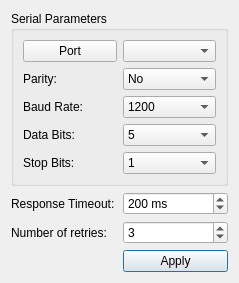
<?xml version="1.0" encoding="UTF-8"?>
<ui version="4.0">
 <class>SerialSettings</class>
 <widget class="QDialog" name="SerialSettings">
  <property name="geometry">
   <rect>
    <x>0</x>
    <y>0</y>
    <width>239</width>
    <height>265</height>
   </rect>
  </property>
  <property name="windowTitle">
   <string>Modbus Settings</string>
  </property>
  <layout class="QGridLayout" name="gridLayout">
   <item row="3" column="1">
    <spacer name="verticalSpacer">
     <property name="orientation">
      <enum>Qt::Vertical</enum>
     </property>
     <property name="sizeHint" stdset="0">
      <size>
       <width>20</width>
       <height>43</height>
      </size>
     </property>
    </spacer>
   </item>
   <item row="1" column="1">
    <widget class="QSpinBox" name="spxTimeout">
     <property name="accelerated">
      <bool>true</bool>
     </property>
     <property name="suffix">
      <string> ms</string>
     </property>
     <property name="minimum">
      <number>-1</number>
     </property>
     <property name="maximum">
      <number>5000</number>
     </property>
     <property name="singleStep">
      <number>20</number>
     </property>
     <property name="value">
      <number>200</number>
     </property>
    </widget>
   </item>
   <item row="1" column="0">
    <widget class="QLabel" name="label">
     <property name="text">
      <string>Response Timeout:</string>
     </property>
    </widget>
   </item>
   <item row="4" column="1">
    <widget class="QPushButton" name="btnApply">
     <property name="text">
      <string>Apply</string>
     </property>
    </widget>
   </item>
   <item row="0" column="0" colspan="2">
    <widget class="QGroupBox" name="groupBox">
     <property name="title">
      <string>Serial Parameters</string>
     </property>
     <layout class="QGridLayout" name="gridLayout_2">
      <item row="2" column="0">
       <widget class="QLabel" name="label_3">
        <property name="text">
         <string>Baud Rate:</string>
        </property>
       </widget>
      </item>
      <item row="3" column="1">
       <widget class="QComboBox" name="cbxDatabits">
        <item>
         <property name="text">
          <string>5</string>
         </property>
        </item>
        <item>
         <property name="text">
          <string>6</string>
         </property>
        </item>
        <item>
         <property name="text">
          <string>7</string>
         </property>
        </item>
        <item>
         <property name="text">
          <string>8</string>
         </property>
        </item>
       </widget>
      </item>
      <item row="1" column="0">
       <widget class="QLabel" name="label_2">
        <property name="text">
         <string>Parity:</string>
        </property>
       </widget>
      </item>
      <item row="1" column="1">
       <widget class="QComboBox" name="cbxParity">
        <item>
         <property name="text">
          <string>No</string>
         </property>
        </item>
        <item>
         <property name="text">
          <string>Even</string>
         </property>
        </item>
        <item>
         <property name="text">
          <string>Odd</string>
         </property>
        </item>
        <item>
         <property name="text">
          <string>Space</string>
         </property>
        </item>
        <item>
         <property name="text">
          <string>Mark</string>
         </property>
        </item>
       </widget>
      </item>
      <item row="3" column="0">
       <widget class="QLabel" name="label_4">
        <property name="text">
         <string>Data Bits:</string>
        </property>
       </widget>
      </item>
      <item row="4" column="0">
       <widget class="QLabel" name="label_5">
        <property name="text">
         <string>Stop Bits:</string>
        </property>
       </widget>
      </item>
      <item row="2" column="1">
       <widget class="QComboBox" name="cbxBaudrate">
        <item>
         <property name="text">
          <string>1200</string>
         </property>
        </item>
        <item>
         <property name="text">
          <string>2400</string>
         </property>
        </item>
        <item>
         <property name="text">
          <string>4800</string>
         </property>
        </item>
        <item>
         <property name="text">
          <string>9600</string>
         </property>
        </item>
        <item>
         <property name="text">
          <string>19200</string>
         </property>
        </item>
        <item>
         <property name="text">
          <string>38400</string>
         </property>
        </item>
        <item>
         <property name="text">
          <string>57600</string>
         </property>
        </item>
        <item>
         <property name="text">
          <string>115200</string>
         </property>
        </item>
       </widget>
      </item>
      <item row="4" column="1">
       <widget class="QComboBox" name="cbxStopbits">
        <item>
         <property name="text">
          <string>1</string>
         </property>
        </item>
        <item>
         <property name="text">
          <string>3</string>
         </property>
        </item>
        <item>
         <property name="text">
          <string>2</string>
         </property>
        </item>
       </widget>
      </item>
      <item row="0" column="1">
       <widget class="QComboBox" name="cbxPort"/>
      </item>
      <item row="0" column="0">
       <widget class="QPushButton" name="btnPort">
        <property name="text">
         <string>Port</string>
        </property>
       </widget>
      </item>
     </layout>
    </widget>
   </item>
   <item row="2" column="0">
    <widget class="QLabel" name="label_6">
     <property name="text">
      <string>Number of retries:</string>
     </property>
    </widget>
   </item>
   <item row="2" column="1">
    <widget class="QSpinBox" name="spxRetry">
     <property name="value">
      <number>3</number>
     </property>
    </widget>
   </item>
  </layout>
 </widget>
 <resources/>
 <connections/>
</ui>
